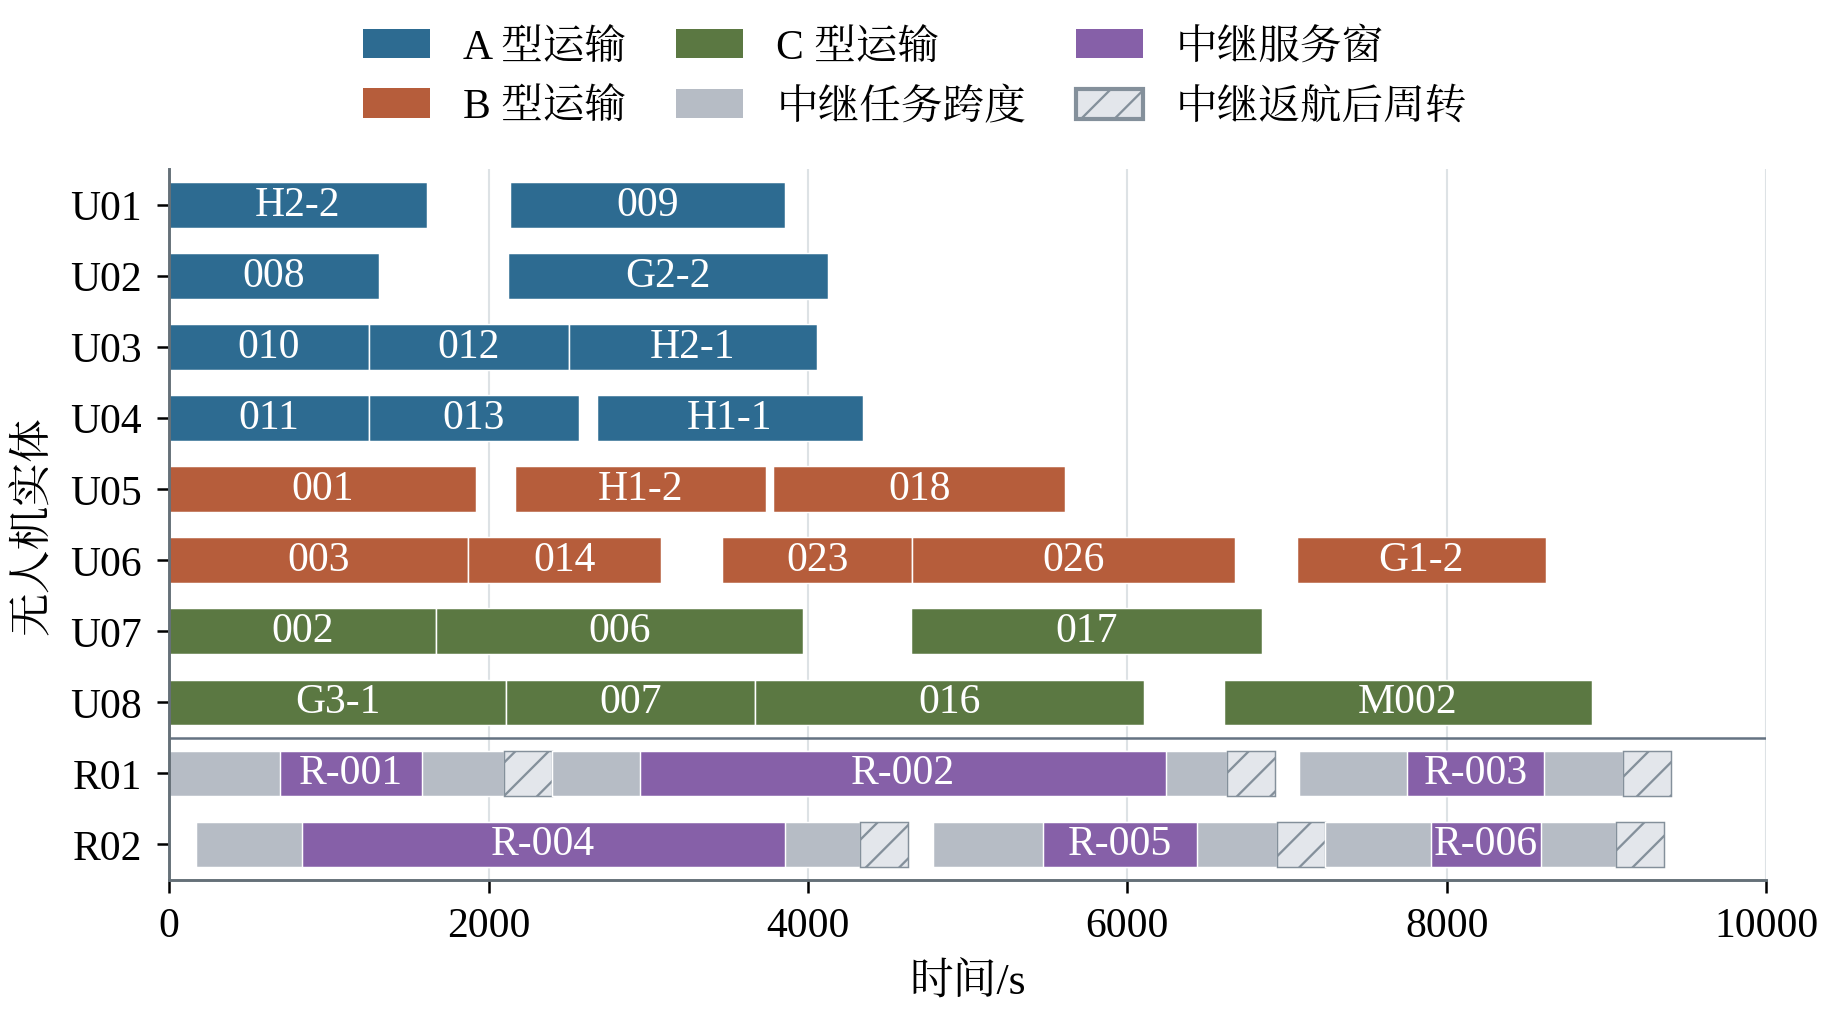

Write Python code to recreate this figure.
"""图19 改进版：问题三运输无人机与中继无人机任务时间线（原图源 figures/src/fig_q3_timeline.py 的副本修改）。

改动：删去图内标题与注释（“运输编号省略 Q3-；中继服务窗叠加于任务跨度”移入图题）；字体与输出沿用本文件夹公共样式。
数据：原图源同名 CSV，原样复制到本文件夹。
"""
import sys
from pathlib import Path
HERE = Path(__file__).resolve().parent
sys.path.insert(0, str(HERE.parent / "lib"))
import math
import figkit as fk
import matplotlib.pyplot as plt
from matplotlib.patches import Patch
from matplotlib.ticker import MultipleLocator

STEM = "fig_q3_timeline"
SRC_CSV = fk.ORIG_FIG / "src" / f"{STEM}.csv"


def main():
    fk.setup()
    L = fk.labels()
    rows = fk.read_source_csv(SRC_CSV)
    transports = [r for r in rows if r["kind"] in ["A", "B", "C"]]
    relay_rows = [r for r in rows if r["kind"] not in ["A", "B", "C"]]
    assert len(transports) == 25
    entities = sorted({r["entity"] for r in transports}) + sorted({r["entity"] for r in relay_rows})
    colors = {"A": "#2D6B91", "B": "#B65D3B", "C": "#5B7842", "准备/航行/建链": "#B6BCC5", "通信保障窗": "#8660A8",
              "返航后周转": "#E3E6EB"}
    fig, ax = plt.subplots(figsize=(fk.FULL_W, 8.6 * fk.CM), layout="constrained")
    for row in rows:
        start, end = float(row["start"]), float(row["end"])
        y = entities.index(row["entity"])
        turn = row["kind"] == "返航后周转"
        ax.barh(y, end - start, left=start, height=0.64, color=colors[row["kind"]],
                edgecolor="#84909B" if turn else "white", linewidth=0.35, hatch="///" if turn else None)
        if row["kind"] in ["A", "B", "C"]:
            ax.text((start + end) / 2, y, row["task"].removeprefix("Q3-"), ha="center", va="center", color="white", fontsize=10)
        elif row["kind"] == "通信保障窗":
            ax.text((start + end) / 2, y, row["task"], ha="center", va="center", color="white", fontsize=10)
    ax.set_yticks(range(len(entities)), entities)
    ax.set_ylim(len(entities) - 0.5, -0.5)
    ax.set_xlim(0, math.ceil(max(float(r["end"]) for r in rows) / 2000) * 2000)
    ax.set_xlabel(L["common"]["time_s"])
    ax.set_ylabel("无人机实体")
    ax.xaxis.set_major_locator(MultipleLocator(2000))
    ax.axhline(len({r["entity"] for r in transports}) - 0.5, color="#657382", linewidth=0.6)
    ax.grid(axis="x", zorder=0)
    ax.set_axisbelow(True)
    handles = [Patch(facecolor=colors[k], label=f"{k} 型运输") for k in ["A", "B", "C"]]
    handles += [Patch(facecolor=colors["准备/航行/建链"], label="中继任务跨度"),
                Patch(facecolor=colors["通信保障窗"], label="中继服务窗"),
                Patch(facecolor=colors["返航后周转"], edgecolor="#84909B", hatch="///", label="中继返航后周转")]
    fig.legend(handles=handles, ncol=3, loc="outside upper center", columnspacing=1.2)
    fk.copy_source_csv(SRC_CSV, HERE, STEM)
    fk.save(fig, HERE, STEM, figure_id="图19（改进版）",
            caption="问题三运输无人机与中继无人机任务时间线（运输编号省略“Q3-”；中继服务窗叠加于任务跨度）",
            section="8.6.2", sources=[SRC_CSV],
            key_values={"transport_tasks": len(transports), "entities": entities,
                        "service_windows": sum(1 for r in rows if r["kind"] == "通信保障窗")},
            notes="与原图相比只删去图内标题和注释，数据与画法不变。")


if __name__ == "__main__":
    main()
